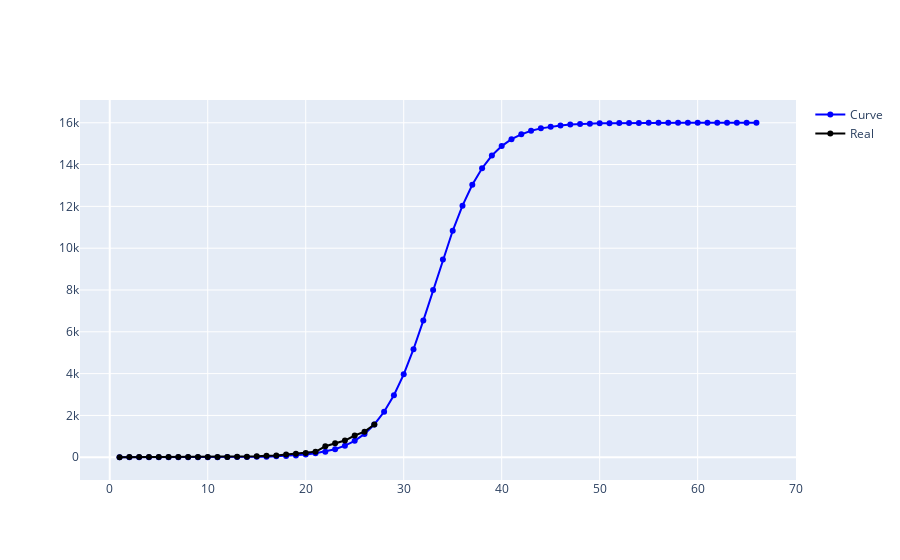

Source (notebook cell):
### Code cell
t=np.linspace(1,66,66)
fig = go.Figure()
fig.add_trace(
    go.Scatter(
        x=t,
        y=func2(t),
        mode="markers+lines",
        name="Curve",
        line=dict(
            color="blue"
        )
    )
)

fig.add_trace(
    go.Scatter(
        x=m,
        y=l,
        mode="markers+lines",
        name="Real",
        line=dict(
            color="black"
        )
    )
)
fig.show()

#py.iplot([{"x": m, "y": func(m,*popt)}])
#py.iplot([{"x": m, "y": l}])

### Figure 1 — Plotly figure (JSON) as saved in the notebook; plotly's stock layout.template omitted (floating-point values rounded to 4 significant figures)
{"data": [{"line": {"color": "blue"}, "mode": "markers+lines", "name": "Curve", "type": "scatter", "x": [1, 2, 3, 4, 5, 6, 7, 8, 9, 10, 11, 12, 13, 14, 15, 16, 17, 18, 19, 20, 21, 22, 23, 24, 25, 26, 27, 28, 29, 30, 31, 32, 33, 34, 35, 36, 37, 38, 39, 40, 41, 42, 43, 44, 45, 46, 47, 48, 49, 50, 51, 52, 53, 54, 55, 56, 57, 58, 59, 60, 61, 62, 63, 64, 65, 66], "y": [0.1154, 0.167, 0.2418, 0.3501, 0.5068, 0.7337, 1.062, 1.538, 2.226, 3.222, 4.665, 6.753, 9.774, 14.15, 20.47, 29.62, 42.85, 61.96, 89.54, 129.3, 186.5, 268.7, 386.0, 552.9, 788.3, 1117.0, 1568.0, 2174.0, 2967.0, 3966.0, 5168.0, 6537.0, 8000, 9463.0, 10830.0, 12030.0, 13030.0, 13830.0, 14430.0, 14880.0, 15210.0, 15450.0, 15610.0, 15730.0, 15810.0, 15870.0, 15910.0, 15940.0, 15960.0, 15970.0, 15980.0, 15990.0, 15990.0, 15990.0, 16000.0, 16000.0, 16000.0, 16000.0, 16000.0, 16000.0, 16000.0, 16000.0, 16000.0, 16000.0, 16000.0, 16000.0]}, {"line": {"color": "black"}, "mode": "markers+lines", "name": "Real", "type": "scatter", "x": [1, 2, 3, 4, 5, 6, 7, 8, 9, 10, 11, 12, 13, 14, 15, 16, 17, 18, 19, 20, 21, 22, 23, 24, 25, 26, 27], "y": [0, 16, 16, 16, 16, 16, 16, 16, 16, 16, 16, 16, 18, 26, 48, 74, 79, 130, 165, 203, 262, 525, 670, 800, 1040, 1224, 1565, 1966]}], "layout": {}}
